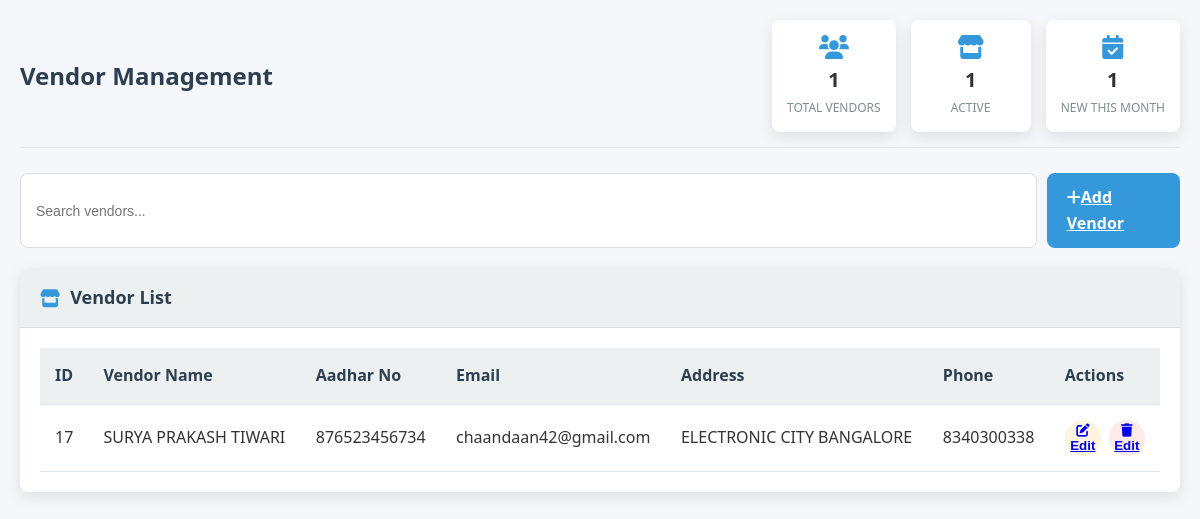
The page /php/vendor.php on the database as committed earlier.
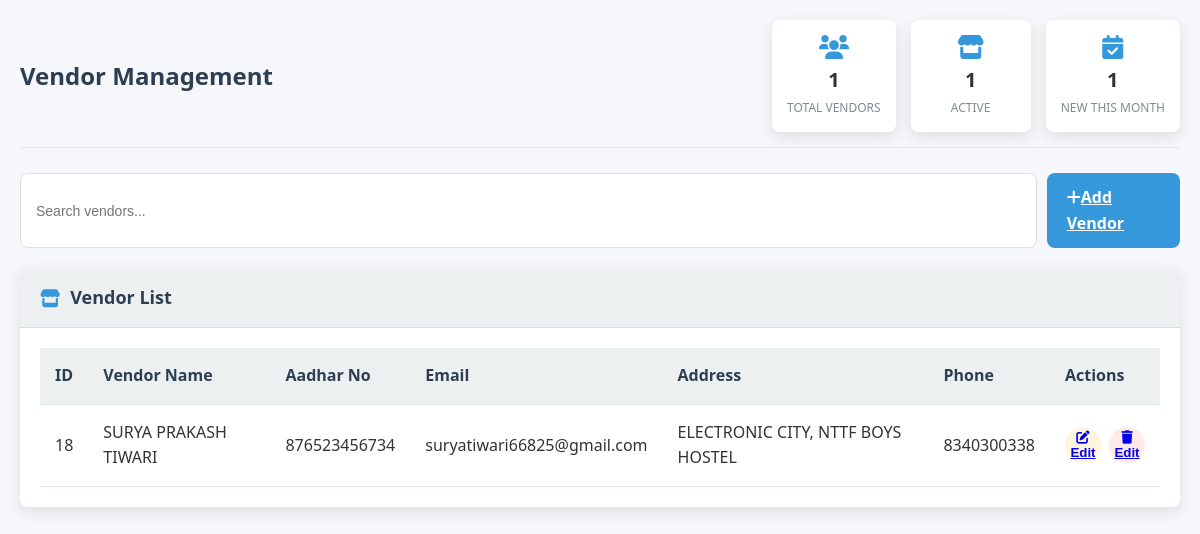
The same page on the database as committed later.
### tables this page shows
CREATE TABLE `vendor` (
  `ID` int(100) NOT NULL,
  `VEN_NAME` varchar(50) NOT NULL,
  `AADHAR_NO` varchar(12) NOT NULL,
  `EMAIL` varchar(50) NOT NULL,
  `ADDRESS` varchar(100) NOT NULL,
  `PHONE` varchar(12) NOT NULL
);

### php/vendor.php (the view, shortened to what this page needs)
<?php
$servername = "localhost";
$username = "root";
$password = "";
$dbname = "final";
$conn = new mysqli($servername, $username, $password, $dbname);
$result = $conn->query("SELECT * FROM vendor");
?>
<!DOCTYPE html>
<html lang="en">
<head>
    <link href="https://cdnjs.cloudflare.com/ajax/libs/font-awesome/6.0.0-beta3/css/all.min.css" rel="stylesheet">
</head>
<body>
    <div class="container">
        <div class="page-header">
            <h1 class="page-title">Vendor Management</h1>
            <div class="page-stats">
                <div class="stat-card">
                    <i class="fas fa-users"></i>
                    <div class="stat-value"><?php echo $result->num_rows; ?></div>
                    <div class="stat-label">Total Vendors</div>
                </div>
                <div class="stat-card">
                    <i class="fas fa-store"></i>
                    <div class="stat-value"><?php echo $result->num_rows; ?></div>
                    <div class="stat-label">Active</div>
                </div>
                <div class="stat-card">
                    <i class="fas fa-calendar-check"></i>
                    <div class="stat-value"><?php echo $result->num_rows; ?></div>
                    <div class="stat-label">New This Month</div>
                </div>
            </div>
        </div>
        <div class="search-bar">
            <input type="text" id="searchInput" class="form-control search-input" placeholder="Search vendors...">
            <a href="add_vendor.php" class="btn btn-primary"><i class="fas fa-plus"></i>Add Vendor</a>
        </div>
        <div class="card">
            <div class="card-header">
                <h2 class="card-title">
                    <i class="fas fa-store"></i>
                    Vendor List
                </h2>
            </div>
            <div class="card-body">
                <div class="table-responsive">
                    <table class="data-table" id="vendorTable">
                        <thead>
                            <tr>
                                <th>ID</th>
                                <th>Vendor Name</th>
                                <th>Aadhar No</th>
                                <th>Email</th>
                                <th>Address</th>
                                <th>Phone</th>
                                <th>Actions</th>
                            </tr>
                        </thead>
                        <tbody>
                            <?php while ($row = $result->fetch_assoc()): ?>
                            <tr>
                                <td><?= $row["ID"] ?></td>
                                <td><?= $row["VEN_NAME"] ?></td>
                                <td><?= $row["AADHAR_NO"] ?></td>
                                <td><?= $row["EMAIL"] ?></td>
                                <td><?= $row["ADDRESS"] ?></td>
                                <td><?= $row["PHONE"] ?></td>
                                <td>
                                    <div class="action-buttons">
                                        <button class="btn-icon btn-edit" >
                                        <a href="edit_vendor.php?id=<?= $row['ID'] ?>" class="btn btn-sm btn-warning">
                                    <i class="fas fa-edit"></i> Edit
                                </a>
                                        </button>
                                        <button class="btn-icon btn-delete" >
                                        <a href="delete_vendor.php?id=<?= $row['ID'] ?>" class="btn btn-sm btn-warning">
                                    <i class="fas fa-trash"></i> Edit
                                </a>
                                        </button>
                                    </div>
                                </td>
                            </tr>
                            <?php endwhile; ?>
                        </tbody>
                    </table>
                </div>
            </div>
        </div>
    </div>
</body>
</html>

Rows that differ between the two databases and show on the page:
removed vendor: ID "17", VEN_NAME "SURYA PRAKASH TIWARI", AADHAR_NO "876523456734", EMAIL "chaandaan42@gmail.com", ADDRESS "ELECTRONIC CITY BANGALORE", PHONE "8340300338"
added vendor: ID "18", VEN_NAME "SURYA PRAKASH TIWARI", AADHAR_NO "876523456734", EMAIL "suryatiwari66825@gmail.com", ADDRESS "ELECTRONIC CITY, NTTF BOYS HOSTEL", PHONE "8340300338"
